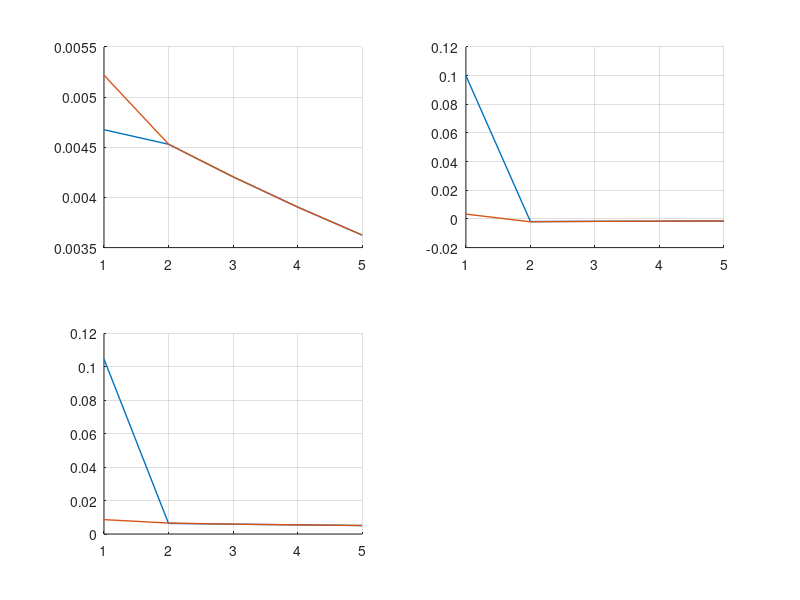

Recreate this plot in MATLAB.
clear;
clc;

%%%%%%%%%%%%%%%%%%%%%%%%%%% Power grid %%%%%%%%%%%%%%%%%%%%%%%%%%%%%%
% A=[-1 -3;3 -5];
% B=[2 -1;1 0];
% C=[0.8 2.4;1.6 0.8];
% D=zeros(size(C,1),size(B,2));
% K=[2];
% 
% Ts = 1;
% pgrid = ss(A,B,C,D);
% pgrid_d=ss(A,B,C,zeros(size(B)),Ts);
% controllability_cc=[rank(pgrid_d.a)==rank(ctrb(pgrid_d))];
% p = 100;
% Q = p*eye(size(A));
% R = 0.1*eye(size(B,2),size(B,2));
% K = dlqr(A,B,Q,R)
% pgrid_cl =ss(A-B*K,zeros(size(B)),C,D,Ts);
% isstable(pgrid_cl)
% % pgrid_cl =ss(A-B*K,B,C,D,Ts);
% step(pgrid_cl)
% 
% QN =1;
% RN = eye(size(C,1));
% [KEST,L,PN] = kalman(pgrid_d,QN,RN)
% 
% % for i=1:1000000
% %     L=(PN*C')/(C*PN*C'+RN);
% %     PN=(eye(size(C,1))-L*C)*PN;
% %     PN=(A*PN*A'+QN);
% % end
% 
% time = 10;
% plot_vectorx1 = ones(1,time);
% plot_vectorx2 = ones(1,time);
% plot_vectorz1 = ones(1,time);
% plot_vectorz2 = ones(1,time);
% 
% 
% x = zeros(size(A,1),1);
% z = 0.1*ones(size(A,1),1);
% u = zeros(size(B,2),1);
% 
% 
% for i=1:time
%     y = C*x
%     r = C*x - C*z;
%     x = A*x + B*u;
%     z = A*z + B*u + L*r;
%     u = -K*x;
%     
%     plot_vectorx1(i) = x(1);
%     plot_vectorz1(i) = z(1);
%     plot_vectorx2(i) = x(2);
%     plot_vectorz2(i) = z(2);
% end
% 
% fontsize = 10;
% linewidth = 1;
% 
% clf;
% subplot(1,2,1);
% hold on;
% plot(plot_vectorx1,'LineWidth',linewidth);
% plot(plot_vectorz1,'LineWidth',linewidth);
% set(gca,'FontSize',fontsize)
% grid on;
% hold off;
% 
% subplot(1,2,2);
% hold on;
% plot(plot_vectorx2,'LineWidth',linewidth);
% plot(plot_vectorz2,'LineWidth',linewidth);
% set(gca,'FontSize',fontsize)
% grid on;
% hold off;


%%%%%%%%%%%%%%%%%%%%%%%%%%% Cruise Control %%%%%%%%%%%%%%%%%%%%%%%%%%%%%%
% A = [ 0       1       0;
%       0       0       1;
%   -6.0476  -5.2856  -0.238];  
% B = [0; 0; 2.4767];
% C = [1 0 0];
% D = 0;
% cruise_contrl=ss(A,B,C,D)
% Ts = .01;
% cruise_contrl_d = c2d(cruise_contrl,Ts,'zoh');
% controllability_cc=[rank(cruise_contrl_d.a)==rank(ctrb(cruise_contrl_d))]
% 
% A = cruise_contrl_d.a
% B = cruise_contrl_d.b
% C = cruise_contrl_d.c
% D = cruise_contrl_d.d
% 
% p = 100;
% Q = p*eye(3);
% R = 1;
% K = dlqr(A,B,Q,R)
% abs(eig(A - B*K))
% 
% QN = 1;
% RN = 1;
% [KEST,L,P] = kalman(cruise_contrl_d,QN,RN)
% % P = 1.0e-02 * [1    1   1;
% %                1    1   1;
% %                1    1   1];
% 
% for i=1:1000
%     L=P*C'*inv(C*P*C'+RN);
%     P=(eye(3)-L*C)*P;
%     P=(A*P*A'+QN);
% end
% 
% 
% cruise_contrl_cl = ss(A-B*K,zeros(size(B)),C,D,Ts);
% isstable(cruise_contrl_cl)
% 
% time = 1000;
% plot_vectorx1 = ones(1,time);
% plot_vectorx2 = ones(1,time);
% plot_vectorx3 = ones(1,time);
% plot_vectorxnorm = ones(1,time);
% plot_vectorz1 = ones(1,time);
% plot_vectorz2 = ones(1,time);
% plot_vectorz3 = ones(1,time);
% plot_vectorznorm = ones(1,time);
% 
% 
% x = zeros(size(A,1),1);
% z = 0.001*ones(size(A,1),1);
% u = zeros(size(B,2),1);
% 
% 
% for i=1:time
%     y = C*x;
%     r = C*x - C*z;
%     x = A*x + B*u;
%     z = A*z + B*u + L*r;
%     u = -K*x;
%     
%     plot_vectorx1(i) = x(1);
%     plot_vectorz1(i) = z(1);
%     plot_vectorx2(i) = x(2);
%     plot_vectorz2(i) = z(2);
%     plot_vectorx3(i) = x(3);
%     plot_vectorz3(i) = z(3);
%     plot_vectorxnorm(i) = norm(x,1);
%     plot_vectorznorm(i) = norm(z,1);
% end
% 
% fontsize = 10;
% linewidth = 1;
% 
% clf;
% subplot(2,2,1);
% hold on;
% plot(plot_vectorx1,'LineWidth',linewidth);
% plot(plot_vectorz1,'LineWidth',linewidth);
% set(gca,'FontSize',fontsize)
% grid on;
% hold off;
% 
% subplot(2,2,2);
% hold on;
% plot(plot_vectorx2,'LineWidth',linewidth);
% plot(plot_vectorz2,'LineWidth',linewidth);
% set(gca,'FontSize',fontsize)
% grid on;
% hold off;
% 
% subplot(2,2,3);
% hold on;
% plot(plot_vectorx3,'LineWidth',linewidth);
% plot(plot_vectorz3,'LineWidth',linewidth);
% set(gca,'FontSize',fontsize)
% grid on;
% hold off;
% 
% subplot(2,2,4);
% hold on;
% plot(plot_vectorxnorm,'LineWidth',linewidth);
% plot(plot_vectorznorm,'LineWidth',linewidth);
% set(gca,'FontSize',fontsize)
% grid on;
% hold off;

%%%%%%%%%%%%%%%%%%%%%%%%%%%% water treatmnt %%%%%%%%%%%%%%%%%%%%%%%%%%%
% A=[-20 1;0 .1];
% B=[0;1];
% C=[1 0];
% D=[0];
% water_plant=ss(A,B,C,D);
% Ts=0.2;
% water_plant_d=c2d(water_plant,Ts)
% controllability_wp=[rank(water_plant_d.a)==rank(ctrb(water_plant_d))]
% 
% A = water_plant_d.a
% B = water_plant_d.b
% C = water_plant_d.c
% D = water_plant_d.d
% 
% p = 100;
% Q = p*eye(size(A));
% R = 0.1*eye(size(B,2),size(B,2));
% K = dlqr(A,B,Q,R)
% water_plant_cl =ss(A-B*K,zeros(size(B)),C,D,Ts);
% isstable(water_plant_cl)
% 
% QN = 0.00001;
% RN = 0.00001;
% [KEST,L,P] = kalman(water_plant_d,QN,RN)
% % P = 1.0e-02 * [1    1   1;
% %                1    1   1;
% %                1    1   1];
% 
% % for i=1:1000
% %     L=P*C'*inv(C*P*C'+RN);
% %     P=(eye(2)-L*C)*P;
% %     P=(A*P*A'+QN);
% % end
% 
% 
% time = 400;
% plot_vectorx1 = ones(1,time);
% plot_vectorx2 = ones(1,time);
% plot_vectorxnorm = ones(1,time);
% plot_vectorz1 = ones(1,time);
% plot_vectorz2 = ones(1,time);
% plot_vectorznorm = ones(1,time);
% 
% 
% x = zeros(size(A,1),1);
% z = ones(size(A,1),1);
% u = zeros(size(B,2),1);
% 
% 
% for i=1:time
%     y = C*x;
%     r = C*x - C*z;
%     x = A*x + B*u;
%     z = A*z + B*u + L*r;
%     u = -K*x;
%     
%     plot_vectorx1(i) = x(1);
%     plot_vectorz1(i) = z(1);
%     plot_vectorx2(i) = x(2);
%     plot_vectorz2(i) = z(2);
%     plot_vectorxnorm(i) = norm(x,1);
%     plot_vectorznorm(i) = norm(z,1);
% end
% 
% fontsize = 10;
% linewidth = 1;
% 
% clf;
% subplot(2,2,1);
% hold on;
% plot(plot_vectorx1,'LineWidth',linewidth);
% plot(plot_vectorz1,'LineWidth',linewidth);
% set(gca,'FontSize',fontsize)
% grid on;
% hold off;
% 
% subplot(2,2,2);
% hold on;
% plot(plot_vectorx2,'LineWidth',linewidth);
% plot(plot_vectorz2,'LineWidth',linewidth);
% set(gca,'FontSize',fontsize)
% grid on;
% hold off;
% 
% subplot(2,2,3);
% hold on;
% plot(plot_vectorxnorm,'LineWidth',linewidth);
% plot(plot_vectorznorm,'LineWidth',linewidth);
% set(gca,'FontSize',fontsize)
% grid on;
% hold off;

%%%%%%%%%%%%%%%%%%%%%%%%%%% temperature control %%%%%%%%%%%%%%%%%%%%%%%
A=[-0.11 0.1;0 -50];
B=[0;-50];
C=[1 0];
D=[0];
tmp_cntrl=ss(A,B,C,D);
Ts=0.5;
tmp_cntrl_d=c2d(tmp_cntrl,Ts);
controllability_tc=[rank(tmp_cntrl_d.a)==rank(ctrb(tmp_cntrl_d))]

A = tmp_cntrl_d.a
B = tmp_cntrl_d.b
C = tmp_cntrl_d.c
D = tmp_cntrl_d.d

p = 100;
Q = p*eye(size(A));
R = 0.1*eye(size(B,2),size(B,2));
K = dlqr(A,B,Q,R)
tmp_cntrl_cl =ss(A-B*K,zeros(size(B)),C,D,Ts);
isstable(tmp_cntrl_cl)

QN = 0.00001;
RN = 0.00001;
[KEST,L,P] = kalman(tmp_cntrl_d,QN,RN)

for i=1:1000
    L=P*C'*inv(C*P*C'+RN);
    P=(eye(size(A,1))-L*C)*P;
    P=(A*P*A'+QN);
end


time = 5;
plot_vectorx1 = ones(1,time);
plot_vectorx2 = ones(1,time);
plot_vectorxnorm = ones(1,time);
plot_vectorz1 = ones(1,time);
plot_vectorz2 = ones(1,time);
plot_vectorznorm = ones(1,time);

ak1 = [-0.1000000026];
attackOnU = [ak1 zeros(1,time-size(ak1,2))];

ak2 = [0.0085962892];
attackOnY = [ak2 zeros(size(C,1),time-size(ak1,2))]

x = zeros(size(A,1),1)
z = zeros(size(A,1),1)
u = zeros(size(B,2),1);

for i=1:time
    i
    attackOnU(i)
    u = -K*x
    u_attacked = u + attackOnU(i)
    attackOnY(:,i)
    y = C*x + attackOnY(:,i)
    r = y - C*z
    x = A*x + B*u_attacked
    z = A*z + B*u + L*r
    
    
    plot_vectorx1(i) = x(1);
    plot_vectorz1(i) = z(1);
    plot_vectorx2(i) = x(2);
    plot_vectorz2(i) = z(2);
    plot_vectorxnorm(i) = norm(x,1);
    plot_vectorznorm(i) = norm(z,1);
end

fontsize = 10;
linewidth = 1;

clf;
subplot(2,2,1);
hold on;
plot(plot_vectorx1,'LineWidth',linewidth);
plot(plot_vectorz1,'LineWidth',linewidth);
set(gca,'FontSize',fontsize)
grid on;
hold off;

subplot(2,2,2);
hold on;
plot(plot_vectorx2,'LineWidth',linewidth);
plot(plot_vectorz2,'LineWidth',linewidth);
set(gca,'FontSize',fontsize)
grid on;
hold off;

subplot(2,2,3);
hold on;
plot(plot_vectorxnorm,'LineWidth',linewidth);
plot(plot_vectorznorm,'LineWidth',linewidth);
set(gca,'FontSize',fontsize)
grid on;
hold off;
